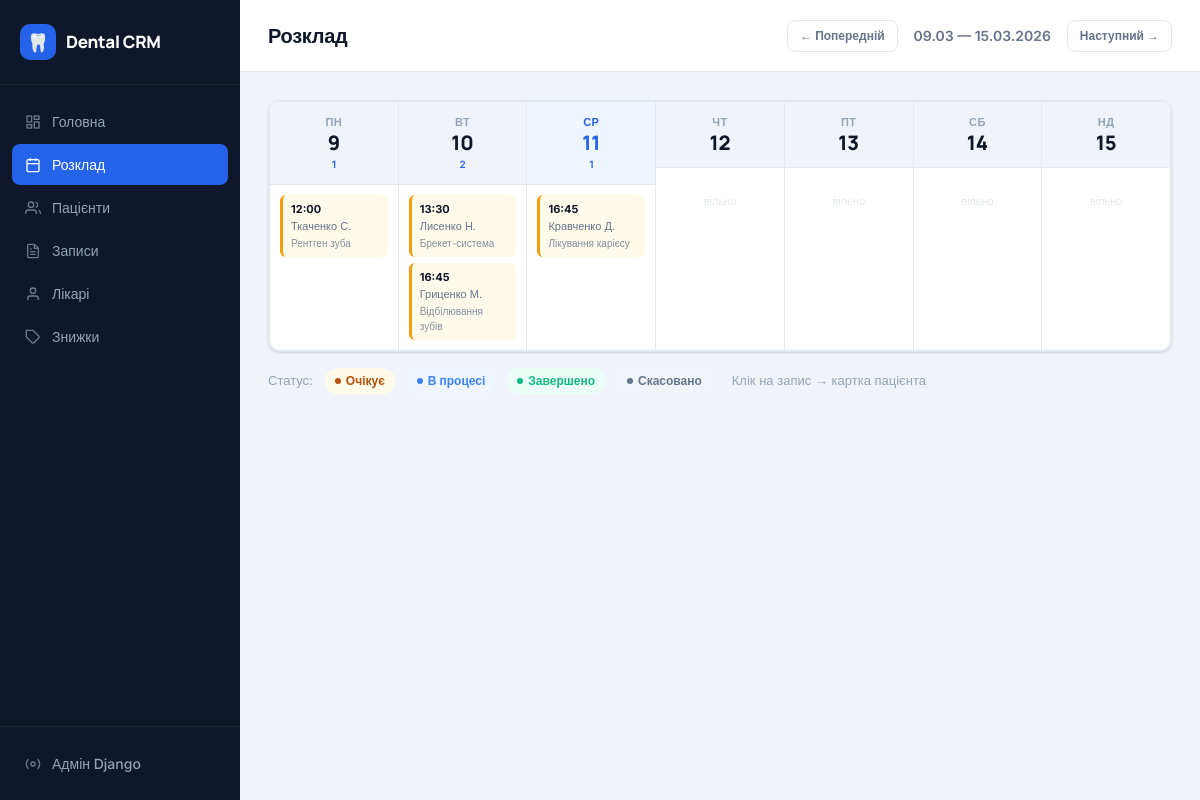
Page /schedule/ on the committed database.
### core/models.py (models this page shows, shortened)
class Appointment(models.Model):
    STATUS_CHOICES = [
        ('pending', 'Очікує'),
        ('in_progress', 'В процесі'),
        ('completed', 'Завершено'),
        ('cancelled', 'Скасовано'),
    ]
    patient = models.ForeignKey(
        Patient, on_delete=models.CASCADE,
        related_name='appointments', verbose_name='Пацієнт'
    )
    doctor = models.ForeignKey(
        Doctor, on_delete=models.CASCADE,
        related_name='appointments', verbose_name='Лікар'
    )
    service = models.ForeignKey(
        Service, on_delete=models.CASCADE, verbose_name='Послуга'
    )
    discount = models.ForeignKey(
        Discount, on_delete=models.SET_NULL,
        null=True, blank=True, verbose_name='Знижка'
    )
    date = models.DateField('Дата')
    time = models.TimeField('Час')
    status = models.CharField('Статус', max_length=20, choices=STATUS_CHOICES, default='pending')
    notes = models.TextField('Примітки', blank=True)
    created_at = models.DateTimeField(auto_now_add=True)
    class Meta:
        verbose_name = 'Запис'
        verbose_name_plural = 'Записи'
        ordering = ['-date', '-time']

class Patient(models.Model):
    first_name = models.CharField('Ім\'я', max_length=100)
    last_name = models.CharField('Прізвище', max_length=100)
    patronymic = models.CharField('По батькові', max_length=100, blank=True)
    phone = models.CharField('Телефон', max_length=20)
    email = models.EmailField('Email', blank=True)
    date_of_birth = models.DateField('Дата народження', null=True, blank=True)
    address = models.TextField('Адреса', blank=True)
    notes = models.TextField('Примітки', blank=True)
    created_at = models.DateTimeField(auto_now_add=True)
    class Meta:
        verbose_name = 'Пацієнт'
        verbose_name_plural = 'Пацієнти'
        ordering = ['last_name', 'first_name']
    @property
    def full_name(self):
        parts = [self.last_name, self.first_name, self.patronymic]
        return ' '.join(p for p in parts if p).strip()

class Service(models.Model):
    CATEGORY_CHOICES = [
        ('therapy', 'Терапія'),
        ('surgery', 'Хірургія'),
        ('orthodontics', 'Ортодонтія'),
        ('prosthetics', 'Протезування'),
        ('hygiene', 'Гігієна'),
        ('diagnostics', 'Діагностика'),
    ]
    name = models.CharField('Назва послуги', max_length=200)
    category = models.CharField('Категорія', max_length=50, choices=CATEGORY_CHOICES, default='therapy')
    description = models.TextField('Опис', blank=True)
    price = models.DecimalField('Ціна (грн)', max_digits=10, decimal_places=2)
    duration_minutes = models.IntegerField('Тривалість (хв)', default=30)
    is_active = models.BooleanField('Активна', default=True)
    class Meta:
        verbose_name = 'Послуга'
        verbose_name_plural = 'Послуги'
        ordering = ['category', 'name']

### core/views.py (the view)
# urls.py: path('schedule/', views.schedule, name='schedule'),
def schedule(request):
    today = date.today()
    offset = int(request.GET.get('week', 0))
    week_start = today - timedelta(days=today.weekday()) + timedelta(weeks=offset)
    week_end = week_start + timedelta(days=6)
    appointments = Appointment.objects.filter(
        date__gte=week_start,
        date__lte=week_end
    ).select_related('patient', 'doctor', 'service').order_by('date', 'time')
    days = [week_start + timedelta(days=i) for i in range(7)]
    schedule_data = {d: list(appointments.filter(date=d)) for d in days}
    day_names = ['Пн', 'Вт', 'Ср', 'Чт', 'Пт', 'Сб', 'Нд']
    days_with_names = list(zip(days, day_names))
    return render(request, 'schedule/index.html', {
        'schedule_data': schedule_data,
        'days': days,
        'days_with_names': days_with_names,
        'week_start': week_start,
        'week_end': week_end,
        'today': today,
        'offset': offset,
        'prev_offset': offset - 1,
        'next_offset': offset + 1,
        'active_page': 'schedule',
    })

### templates/schedule/index.html (shortened to what this page needs)
{% extends "base.html" %}
{% block page_title %}Розклад{% endblock %}
{% block topbar_actions %}
  <div class="flex items-center gap-2">
    <a href="?week={{ prev_offset }}" class="btn btn-outline btn-sm">← Попередній</a>
    <span style="font-size:14px; font-weight:600; color:var(--text-secondary); padding:0 8px;">
      {{ week_start|date:"d.m" }} — {{ week_end|date:"d.m.Y" }}
    </span>
    <a href="?week={{ next_offset }}" class="btn btn-outline btn-sm">Наступний →</a>
  </div>
{% endblock %}
{% block content %}
<div class="card" style="overflow:visible;">
  <div class="schedule-grid">
    {% for day, appts in schedule_data.items %}
    <div class="schedule-day {% if day == today %}today{% endif %}">
      <div class="schedule-day-header">
        {% for d, name in days_with_names %}
          {% if d == day %}<div class="day-name">{{ name }}</div>{% endif %}
        {% endfor %}
        <div class="day-num">{{ day|date:"j" }}</div>
        {% if appts %}
          <div style="font-size:10px; color:var(--primary); margin-top:2px; font-weight:600;">{{ appts|length }}</div>
        {% endif %}
      </div>
      <div style="padding:4px; min-height:80px;">
        {% for appt in appts %}
        <div class="schedule-appt status-{{ appt.status }}"
             onclick="window.location='{% url 'patient_detail' appt.patient.pk %}'"
             title="{{ appt.patient.full_name }} — {{ appt.service.name }}">
          <div class="appt-time">{{ appt.time|time:"H:i" }}</div>
          <div class="appt-name">{{ appt.patient.last_name }} {{ appt.patient.first_name|slice:":1" }}.</div>
          <div class="appt-name" style="font-size:10px; margin-top:1px; opacity:0.8;">{{ appt.service.name|truncatechars:18 }}</div>
        </div>
        {% empty %}
        <div style="height:60px; display:flex; align-items:center; justify-content:center;">
          <span style="font-size:11px; color:var(--border);">вільно</span>
        </div>
        {% endfor %}
      </div>
    </div>
    {% endfor %}
  </div>
</div>
<div class="flex items-center gap-3" style="margin-top:16px; flex-wrap:wrap;">
  <span class="text-sm text-muted">Статус:</span>
  <span class="badge badge-warning">Очікує</span>
  <span class="badge badge-info">В процесі</span>
  <span class="badge badge-success">Завершено</span>
  <span class="badge badge-neutral">Скасовано</span>
  <span class="text-sm text-muted" style="margin-left:8px;">Клік на запис → картка пацієнта</span>
</div>
{% endblock %}

### static/css/style.css (style rules this page uses)
:root { --primary: #2563EB; --primary-light: #EFF6FF; --primary-hover: #1D4ED8; --primary-dark: #1E40AF; --bg: #F0F4FA; --bg-white: #FFFFFF; --sidebar-bg: #0F172A; --sidebar-hover: #1E293B; --sidebar-active: #2563EB; --sidebar-text: #94A3B8; --sidebar-text-active: #FFFFFF; --text-primary: #0F172A; --text-secondary: #64748B; --text-muted: #94A3B8; --success: #10B981; --success-bg: #ECFDF5; --warning: #F59E0B; --warning-bg: #FFFBEB; --danger: #EF4444; --danger-bg: #FEF2F2; --info: #3B82F6; --info-bg: #EFF6FF; --border: #E2E8F0; --border-light: #F1F5F9; --radius: 12px; --radius-sm: 8px; --radius-lg: 16px; --shadow: 0 1px 3px rgba(0,0,0,0.08), 0 1px 2px rgba(0,0,0,0.06); --shadow-md: 0 4px 16px rgba(0,0,0,0.08); --shadow-lg: 0 10px 40px rgba(0,0,0,0.12); --sidebar-width: 240px; --topbar-height: 72px; }
* { margin: 0; padding: 0; box-sizing: border-box; }
html { font-size: 16px; }
body { font-family: 'Inter', sans-serif; background: var(--bg); color: var(--text-primary); line-height: 1.5; min-height: 100vh; }
.card { background: var(--bg-white); border-radius: var(--radius); border: 1px solid var(--border); box-shadow: var(--shadow); overflow: hidden; }
.badge { display: inline-flex; align-items: center; gap: 5px; padding: 4px 10px; border-radius: 20px; font-size: 12px; font-weight: 600; white-space: nowrap; }
.badge::before { content: ''; width: 6px; height: 6px; border-radius: 50%; background: currentColor; flex-shrink: 0; }
.badge-success { background: var(--success-bg); color: var(--success); }
.badge-warning { background: var(--warning-bg); color: #B45309; }
.badge-info { background: var(--info-bg); color: var(--info); }
.badge-neutral { background: #F1F5F9; color: #64748B; }
.btn { display: inline-flex; align-items: center; gap: 7px; padding: 9px 18px; border-radius: var(--radius-sm); font-size: 14px; font-weight: 600; cursor: pointer; border: none; text-decoration: none; transition: all 0.15s; white-space: nowrap; font-family: inherit; }
.btn-outline { background: transparent; color: var(--text-secondary); border: 1px solid var(--border); }
.btn-sm { padding: 6px 12px; font-size: 12px; gap: 5px; }
.schedule-grid { display: grid; grid-template-columns: repeat(7, 1fr); gap: 1px; background: var(--border); border-radius: var(--radius); overflow: hidden; border: 1px solid var(--border); }
.schedule-day { background: var(--bg-white); min-height: 120px; }
.schedule-day-header { padding: 12px; text-align: center; background: var(--bg); border-bottom: 1px solid var(--border); }
.day-name { font-size: 11px; font-weight: 700; text-transform: uppercase; letter-spacing: 0.5px; color: var(--text-muted); }
.day-num { font-family: 'Manrope', sans-serif; font-size: 20px; font-weight: 800; color: var(--text-primary); line-height: 1.2; }
.schedule-day.today .schedule-day-header { background: var(--primary-light); }
.schedule-day.today .day-name { color: var(--primary); }
.schedule-day.today .day-num { color: var(--primary); }
.schedule-appt { margin: 6px; padding: 6px 8px; border-radius: 6px; background: var(--primary-light); border-left: 3px solid var(--primary); font-size: 11px; cursor: pointer; transition: all 0.1s; }
.schedule-appt.status-pending { background: var(--warning-bg); border-color: var(--warning); }
.appt-time { font-weight: 700; color: var(--text-primary); }
.appt-name { color: var(--text-secondary); margin-top: 1px; }
.flex { display: flex; }
.items-center { align-items: center; }
.gap-2 { gap: 8px; }
.gap-3 { gap: 12px; }
.text-sm { font-size: 13px; }
.text-muted { color: var(--text-muted); }

### rows in the picture
Appointment: days_with_names "ПН", day "9", appts "1", time "12:00", patient.last_name "Ткаченко", patient.first_name "С", service.name "Рентген зуба"
Appointment: days_with_names "ВТ", day "10", appts "2", time "13:30", patient.last_name "Лисенко", patient.first_name "Н", service.name "Брекет-система"
Appointment: time "16:45", patient.last_name "Гриценко", patient.first_name "М", service.name "Відбілювання зубів"
Appointment: days_with_names "СР", day "11", appts "1", time "16:45", patient.last_name "Кравченко", patient.first_name "Д", service.name "Лікування карієсу"

### other values in the picture
{{ week_start|date:"d.m" }} "09.03"
{{ week_end|date:"d.m.Y" }} "15.03.2026"
{{ name }} "ЧТ" "ПТ" "СБ" "НД"
{{ day|date:"j" }} "12" "13" "14" "15"
